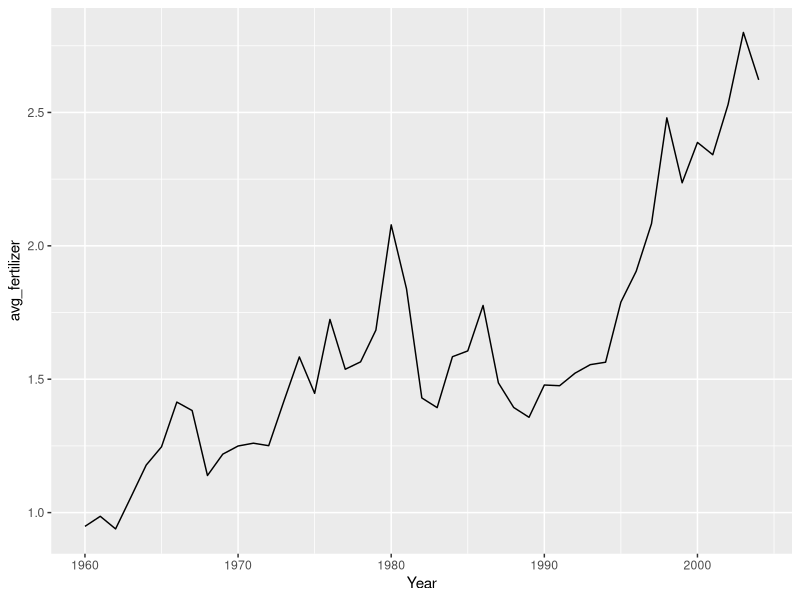
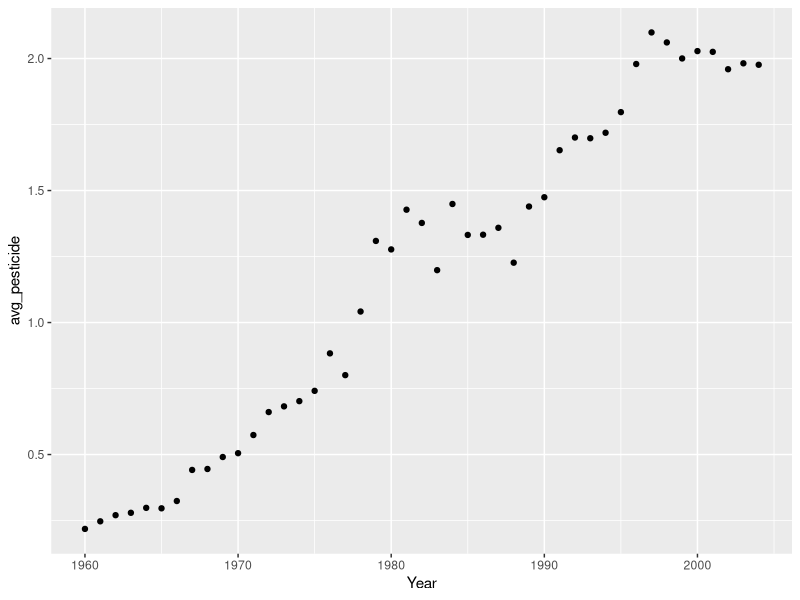
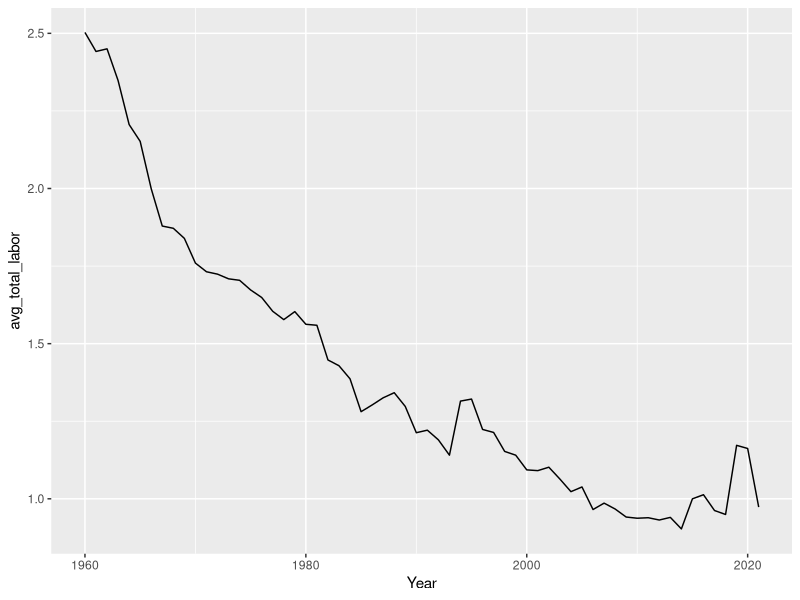
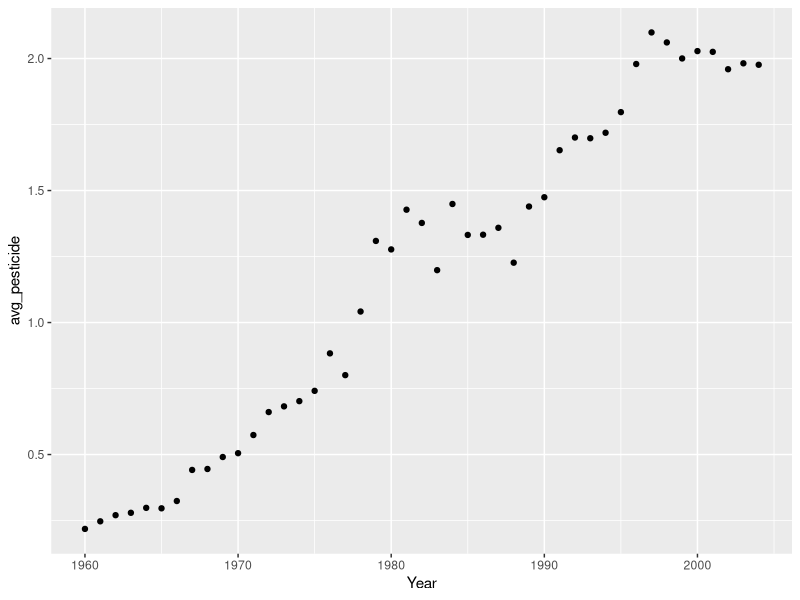
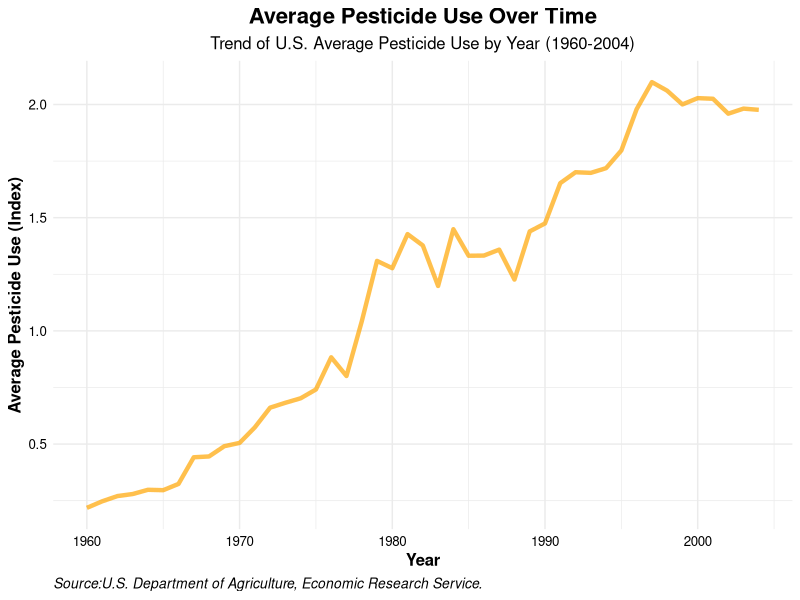
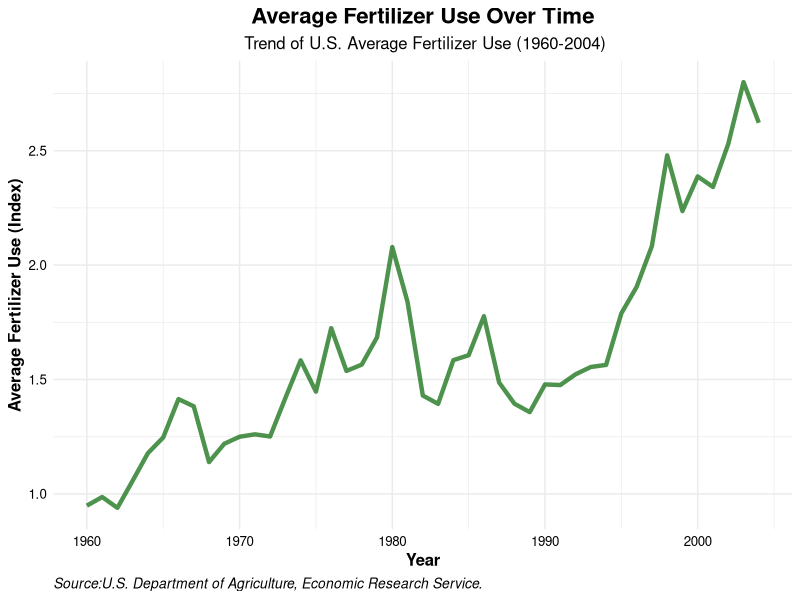
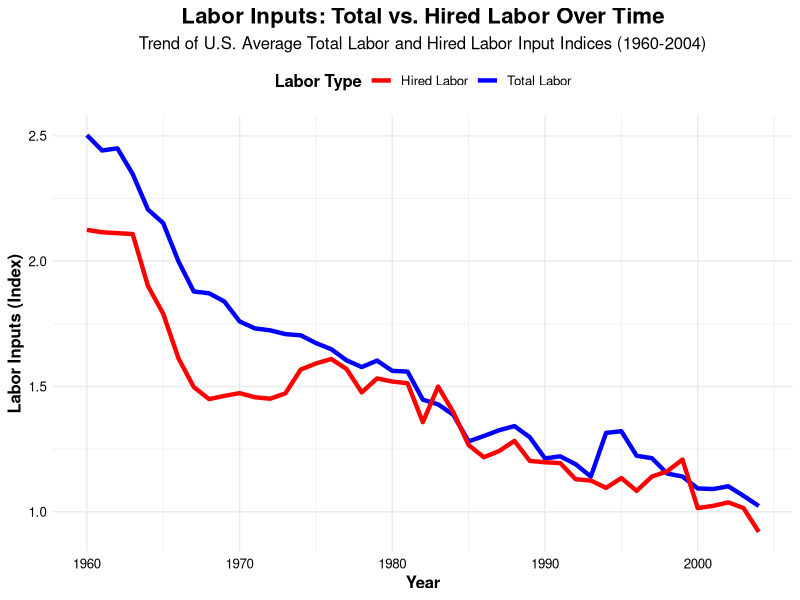
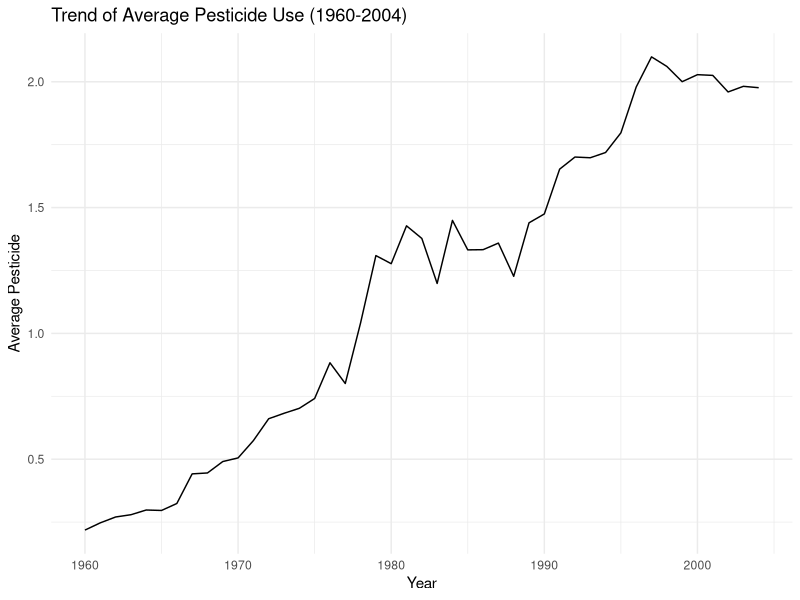

Source code (R) for these figures, in order:
## ---- chunk 1
library(tidyverse)
library(tidyr)
library(here)
library(readxl)
## ---- chunk 2
# Read in pesticide data
pesticide <- read_excel(here("blog_posts/stats-project/data/pesticide_consumption_state.xls"), skip = 5, range = "A6:AW53")

pesticide_clean <- pesticide[rowSums(is.na(pesticide)) < ncol(pesticide), ]

pesticide_tidy <- pesticide_clean %>%
  pivot_longer(cols = -Year, # Pivot all columns except Year
               names_to = "state", # Create a new column "State" for state names
               values_to = "pesticide") %>% # The numeric values go into a new column "Value"
  group_by(Year) %>%
  mutate(avg_pesticide = mean(pesticide)) %>%
  ungroup() %>%
  distinct(Year, .keep_all = TRUE) %>% # Remove duplicate rows by year
  select(Year, avg_pesticide)  # Keep only 'Year' and 'us_avg_pesticide'
## ---- chunk 3
# Read in fertilizer data
fertilizer <- read_excel(here("blog_posts/stats-project/data/fertilizer_consumption_state.xls"), skip = 5, range = "A6:AW53")

fertilizer_clean <- fertilizer[rowSums(is.na(fertilizer)) < ncol(fertilizer), ]

fertilizer_tidy <- fertilizer_clean %>%
  pivot_longer(cols = -Year, # Pivot all columns except Year
               names_to = "state", # Create a new column "State" for state names
               values_to = "fertilizer") %>%  # The numeric values go into a new column "Value"
  group_by(Year) %>%
  mutate(avg_fertilizer = mean(fertilizer)) %>%
  ungroup() %>%
  distinct(Year, .keep_all = TRUE) %>% # Remove duplicate rows by year
  select(Year, avg_fertilizer)  # Keep only 'Year' and 'us_avg_pesticide'
## ---- chunk 4
# Read in labor data
labor <- read_csv(here("blog_posts/stats-project/data/labor_etc.csv"))

# Filter rows in the 'labor' data frame where any column contains the word "labor"
filtered_labor <- labor[apply(labor, 1, function(row) any(grepl("labor", row, ignore.case = TRUE))), ]


## ---- chunk 5
# Pivoting the data so that each attribute becomes its own column
labor_clean <- filtered_labor %>%
  pivot_wider(
    names_from = Attribute, # The column to spread into multiple columns
    values_from = Value,   # The column to use as the values for each new column
    names_prefix = "Labor inputs: "   # Adding a prefix to the new column names
  )
## ---- chunk 6
# Subset the labor data to keep only total labor index and hired labor index
labor_tidy <- labor_clean[, c("Labor inputs: Labor inputs: Total", "Labor inputs: Labor inputs: Hired labor", "Year"), drop = FALSE] %>%
  select("Year", "Labor inputs: Labor inputs: Total", "Labor inputs: Labor inputs: Hired labor") %>%
   filter(Year >= 1960) %>%  # Filter for years 1960 and later
  rename(
    avg_total_labor = "Labor inputs: Labor inputs: Total",
    avg_hired_labor = "Labor inputs: Labor inputs: Hired labor"
  )


# labor_tidy <- labor_clean %>%
#   select(Year, 'Labor inputs: Labor inputs: Total') %>%
#   rename(total_labor = 'Labor inputs: Labor inputs: Total')

## ---- chunk 7
ggplot(fertilizer_tidy, aes(x = Year, y = avg_fertilizer)) +
  geom_line()
## ---- chunk 8
ggplot(pesticide_tidy, aes(x = Year, y = avg_pesticide)) +
  geom_point()
## ---- chunk 9
ggplot(labor_tidy, aes(x = Year, y = avg_total_labor)) +
  geom_line()
## ---- chunk 10
ggplot(pesticide_tidy, aes(x = Year, y = avg_pesticide)) +
  geom_point()
## ---- chunk 11
# Merge the pesticide_tidy, fertilizer_tidy, and labor_tidy dataframes by the 'Year' column
combined_tidy <- left_join(pesticide_tidy, fertilizer_tidy, by = "Year") %>%
  left_join(labor_tidy, by = "Year")

# Add a column for the time difference between each year and the previous year
combined_tidy <- combined_tidy %>%
  mutate(years_elapsed = Year - min(Year))


# View the updated dataframe
head(combined_tidy)
## ---- chunk 12
# Plot the trend of pesticide use over time
ggplot(combined_tidy, aes(x = Year, y = avg_pesticide)) +
  geom_line(color = "orange", size = 1.5, alpha = 0.7) +  # Add points with custom color, size, and transparency
  labs(
    title = "Average Pesticide Use Over Time",
    subtitle = "Trend of U.S. Average Pesticide Use by Year (1960-2004)",
    x = "Year",
    y = "Average Pesticide Use (Index)",
    caption = "Source:U.S. Department of Agriculture, Economic Research Service. "  # Optional caption for data source
  ) +
  theme_minimal() +  # Clean background
  theme(
    text = element_text(size = 12),  # Set base font size
    axis.title = element_text(face = "bold"),  # Bold axis titles
    axis.text = element_text(color = "black"),  # Color for axis labels
    plot.title = element_text(hjust = 0.5, size = 16, face = "bold"),  # Centered title with larger font
    plot.subtitle = element_text(hjust = 0.5, size = 12),  # Centered subtitle
    plot.caption = element_text(hjust = 0, size = 10, face = "italic")  # Caption style
  )
## ---- chunk 13
# Plot the trend of pesticide use over time
ggplot(combined_tidy, aes(x = Year, y = avg_fertilizer)) +
  geom_line(color = "darkgreen", size = 1.5, alpha = 0.7) +  # Add points with custom color, size, and transparency
  labs(
    title = "Average Fertilizer Use Over Time",
    subtitle = " Trend of U.S. Average Fertilizer Use (1960-2004)",
    x = "Year",
    y = "Average Fertilizer Use (Index)",
    caption = "Source:U.S. Department of Agriculture, Economic Research Service. "  # Optional caption for data source
  ) +
  theme_minimal() +  # Clean background
  theme(
    text = element_text(size = 12),  # Set base font size
    axis.title = element_text(face = "bold"),  # Bold axis titles
    axis.text = element_text(color = "black"),  # Color for axis labels
    plot.title = element_text(hjust = 0.5, size = 16, face = "bold"),  # Centered title with larger font
    plot.subtitle = element_text(hjust = 0.5, size = 12),  # Centered subtitle
    plot.caption = element_text(hjust = 0, size = 10, face = "italic")  # Caption style
  )
## ---- chunk 14
# Plot the trend of labor needs over time
ggplot(combined_tidy, aes(x = Year)) +
  geom_line(aes(y = avg_total_labor, color = "Total Labor"), size = 1.5) +  # Line for avg_total_labor
  geom_line(aes(y = avg_hired_labor, color = "Hired Labor"), size = 1.5) +  # Line for avg_hired_labor
  scale_color_manual(values = c("Total Labor" = "blue", "Hired Labor" = "red")) +  # Custom colors
  labs(
    title = "Labor Inputs: Total vs. Hired Labor Over Time",
    subtitle = "Trend of U.S. Average Total Labor and Hired Labor Input Indices (1960-2004)",
    x = "Year",
    y = "Labor Inputs (Index)",
    color = "Labor Type"  # Legend title
  ) +
  theme_minimal() +  # Clean theme
  theme(
    text = element_text(size = 12),  # Set base font size
    axis.title = element_text(face = "bold"),  # Bold axis titles
    axis.text = element_text(color = "black"),  # Axis labels color
    legend.title = element_text(face = "bold"),  # Bold legend title
    legend.position = "top",  # Position the legend at the top
    plot.title = element_text(hjust = 0.5, size = 16, face = "bold"),  # Centered plot title with larger font size
    plot.subtitle = element_text(hjust = 0.5, size = 12)  # Centered subtitle
  )
## ---- chunk 15
print(n = 60, pesticide_tidy)
## ---- chunk 16
print(n = 60, labor_tidy)
## ---- chunk 17
print(n = 60, fertilizer_tidy)
## ---- chunk 18
print(n = 60, combined_tidy)
## ---- chunk 19
# Create time-series plots for each variable
ggplot(combined_tidy, aes(x = Year, y = avg_pesticide)) +
  geom_line() +
  labs(title = "Trend of Average Pesticide Use (1960-2004)", x = "Year", y = "Average Pesticide") +
  theme_minimal()

ggplot(combined_tidy, aes(x = Year, y = avg_fertilizer)) +
  geom_line() +
  labs(title = "Trend of Average Fertilizer Use (1960-2004)", x = "Year", y = "Average Fertilizer") +
  theme_minimal()

ggplot(combined_tidy, aes(x = Year, y = avg_total_labor)) +
  geom_line() +
  labs(title = "Trend of Total Labor Inputs (1960-2004)", x = "Year", y = "Average Total Labor") +
  theme_minimal()

ggplot(combined_tidy, aes(x = Year, y = avg_hired_labor)) +
  geom_line() +
  labs(title = "Trend of Hired Labor Inputs (1960-2004)", x = "Year", y = "Average Hired Labor") +
  theme_minimal()

## ---- chunk 20
library(knitr)
library(dplyr)

# Calculate the correlation matrix
cor_matrix <- cor(combined_tidy[, c("avg_pesticide", "avg_fertilizer", "avg_total_labor", "avg_hired_labor")])

# Convert the correlation matrix into a data frame for better table formatting
cor_df <- as.data.frame(cor_matrix)

# Use kable() to display the correlation matrix as a table
kable(cor_df, digits = 2, caption = "Correlation Matrix of Agricultural Inputs (r)", format = "html")


## ---- chunk 21
# Scatter plots to examine relationships between pairs of variables

ggplot(combined_tidy, aes(x = avg_pesticide, y = avg_fertilizer)) +
  geom_point() +
  labs(title = "Pesticide vs Fertilizer Use", x = "Average Pesticide", y = "Average Fertilizer") +
  theme_minimal()

ggplot(combined_tidy, aes(x = avg_total_labor, y = avg_hired_labor)) +
  geom_point() +
  labs(title = "Total Labor vs Hired Labor", x = "Average Total Labor", y = "Average Hired Labor") +
  theme_minimal()

ggplot(combined_tidy, aes(x = avg_pesticide, y = avg_total_labor)) +
  geom_point() +
  labs(title = "Pesticide Use vs Total Labor", x = "Average Pesticide", y = "Average Total Labor") +
  theme_minimal()

ggplot(combined_tidy, aes(x = avg_fertilizer, y = avg_hired_labor)) +
  geom_point() +
  labs(title = "Fertilizer Use vs Hired Labor", x = "Average Fertilizer", y = "Average Hired Labor") +
  theme_minimal()

## ---- chunk 22



# Multi-linear regression: Predicting avg_total_labor using pesticide_quartile and fertilizer_quartile
total_labor_model <- lm(avg_total_labor ~ avg_pesticide + avg_fertilizer + years_elapsed, data = combined_tidy)

# View the summary of the model to interpret the coefficients
summary(total_labor_model)

## ---- chunk 23
# A separate model predicting avg_total_labor using only avg_hired_labor
hired_labor_model <- lm(avg_hired_labor ~ avg_pesticide + avg_fertilizer + years_elapsed, data = combined_tidy)

# View the summary of this model
summary(hired_labor_model)
## ---- chunk 24
# Extract the summaries for both models
total_labor_summary <- summary(total_labor_model)$coefficients
hired_labor_summary <- summary(hired_labor_model)$coefficients

# Convert to data frames for easier manipulation
total_labor_df <- as.data.frame(total_labor_summary)
colnames(total_labor_df) <- c("Estimate", "Std. Error", "t value", "p-value")
total_labor_df$Variable <- rownames(total_labor_df)
total_labor_df$Model <- "Total Labor"

hired_labor_df <- as.data.frame(hired_labor_summary)
colnames(hired_labor_df) <- c("Estimate", "Std. Error", "t value", "p-value")
hired_labor_df$Variable <- rownames(hired_labor_df)
hired_labor_df$Model <- "Hired Labor"

# Remove row names (index) by resetting the row names to NULL
rownames(total_labor_df) <- NULL
rownames(hired_labor_df) <- NULL

# Print the tables separately
total_labor_table <- kable(total_labor_df[, c("Variable", "Estimate", "Std. Error", "t value", "p-value")],
                           digits = 3, 
                           caption = "Regression Coefficients for Total Labor Model",
                           format = "html")

hired_labor_table <- kable(hired_labor_df[, c("Variable", "Estimate", "Std. Error", "t value", "p-value")],
                            digits = 3,
                            caption = "Regression Coefficients for Hired Labor Model",
                            format = "html")

# Print the tables
total_labor_table
hired_labor_table
## ---- chunk 25
# Load required libraries
library(ggplot2)
library(gridExtra)
# Create the plot for Total Labor Model
total_labor_plot <- ggplot(combined_tidy, aes(x = Year, y = avg_total_labor)) +
  geom_point(color = "blue", size = 2) +  # Scatter plot for avg_total_labor
  geom_smooth(method = "lm", formula = y ~ x, color = "red", linetype = "solid") +  # Regression line for total_labor_model
  labs(title = "Total Labor vs Year", x = "Year", y = "Average Total Labor") +
  theme_minimal()

# Create the plot for Hired Labor Model
hired_labor_plot <- ggplot(combined_tidy, aes(x = Year, y = avg_hired_labor)) +
  geom_point(color = "green", size = 2) +  # Scatter plot for avg_hired_labor
  geom_smooth(method = "lm", formula = y ~ x, color = "purple", linetype = "solid") +  # Regression line for hired_labor_model
  labs(title = "Hired Labor vs Year", x = "Year", y = "Average Hired Labor") +
  theme_minimal()

# Display both plots side by side

grid.arrange(total_labor_plot, hired_labor_plot, ncol = 2)

## ---- chunk 26
# 1. Scatter plot for Total Labor (avg_total_labor) vs. Pesticide use (avg_pesticide)
ggplot(combined_tidy, aes(x = avg_pesticide, y = avg_total_labor)) +
  geom_point() +  # Scatter plot
  geom_smooth(method = "lm", color = "blue", se = FALSE) +  # Regression line for total labor
  labs(title = "Total Labor vs. Pesticide Use", 
       x = "Average Pesticide Use", 
       y = "Average Total Labor",
       caption = "Regression line (Total Labor)") +
  theme_minimal() +
  theme(
    plot.title = element_text(hjust = 0.5, size = 16, face = "bold"),
    plot.caption = element_text(hjust = 0.5, size = 12),
    axis.title = element_text(size = 14),
    axis.text = element_text(size = 12)
  )

# 2. Scatter plot for Total Labor (avg_total_labor) vs. Fertilizer use (avg_fertilizer)
ggplot(combined_tidy, aes(x = avg_fertilizer, y = avg_total_labor)) +
  geom_point() +  # Scatter plot
  geom_smooth(method = "lm", color = "green", se = FALSE) +  # Regression line for total labor
  labs(title = "Total Labor vs. Fertilizer Use", 
       x = "Average Fertilizer Use", 
       y = "Average Total Labor",
       caption = "Regression line (Total Labor)") +
  theme_minimal() +
  theme(
    plot.title = element_text(hjust = 0.5, size = 16, face = "bold"),
    plot.caption = element_text(hjust = 0.5, size = 12),
    axis.title = element_text(size = 14),
    axis.text = element_text(size = 12)
  )

# 3. Scatter plot for Hired Labor (avg_hired_labor) vs. Pesticide use (avg_pesticide)
ggplot(combined_tidy, aes(x = avg_pesticide, y = avg_hired_labor)) +
  geom_point() +  # Scatter plot
  geom_smooth(method = "lm", color = "red", se = FALSE) +  # Regression line for hired labor
  labs(title = "Hired Labor vs. Pesticide Use", 
       x = "Average Pesticide Use", 
       y = "Average Hired Labor",
       caption = "Regression line (Hired Labor)") +
  theme_minimal() +
  theme(
    plot.title = element_text(hjust = 0.5, size = 16, face = "bold"),
    plot.caption = element_text(hjust = 0.5, size = 12),
    axis.title = element_text(size = 14),
    axis.text = element_text(size = 12)
  )

# 4. Scatter plot for Hired Labor (avg_hired_labor) vs. Fertilizer use (avg_fertilizer)
ggplot(combined_tidy, aes(x = avg_fertilizer, y = avg_hired_labor)) +
  geom_point() +  # Scatter plot
  geom_smooth(method = "lm", color = "green", se = FALSE) +  # Regression line for hired labor
  labs(title = "Hired Labor vs. Fertilizer Use", 
       x = "Average Fertilizer Use", 
       y = "Average Hired Labor",
       caption = "Regression line (Hired Labor)") +
  theme_minimal() +
  theme(
    plot.title = element_text(hjust = 0.5, size = 16, face = "bold"),
    plot.caption = element_text(hjust = 0.5, size = 12),
    axis.title = element_text(size = 14),
    axis.text = element_text(size = 12)
  )

# 5. Scatter plot for Total Labor vs. Years Elapsed
ggplot(combined_tidy, aes(x = years_elapsed, y = avg_total_labor)) +
  geom_point() +  # Scatter plot
  geom_smooth(method = "lm", color = "blue", se = FALSE) +  # Regression line for total labor
  labs(title = "Total Labor vs. Years Elapsed", 
       x = "Years Elapsed", 
       y = "Average Total Labor",
       caption = "Regression line (Total Labor)") +
  theme_minimal() +
  theme(
    plot.title = element_text(hjust = 0.5, size = 16, face = "bold"),
    plot.caption = element_text(hjust = 0.5, size = 12),
    axis.title = element_text(size = 14),
    axis.text = element_text(size = 12)
  )

# 6. Scatter plot for Hired Labor vs. Years Elapsed
ggplot(combined_tidy, aes(x = years_elapsed, y = avg_hired_labor)) +
  geom_point() +  # Scatter plot
  geom_smooth(method = "lm", color = "red", se = FALSE) +  # Regression line for hired labor
  labs(title = "Hired Labor vs. Years Elapsed", 
       x = "Years Elapsed", 
       y = "Average Hired Labor",
       caption = "Regression line (Hired Labor)") +
  theme_minimal() +
  theme(
    plot.title = element_text(hjust = 0.5, size = 16, face = "bold"),
    plot.caption = element_text(hjust = 0.5, size = 12),
    axis.title = element_text(size = 14),
    axis.text = element_text(size = 12)
  ) 
